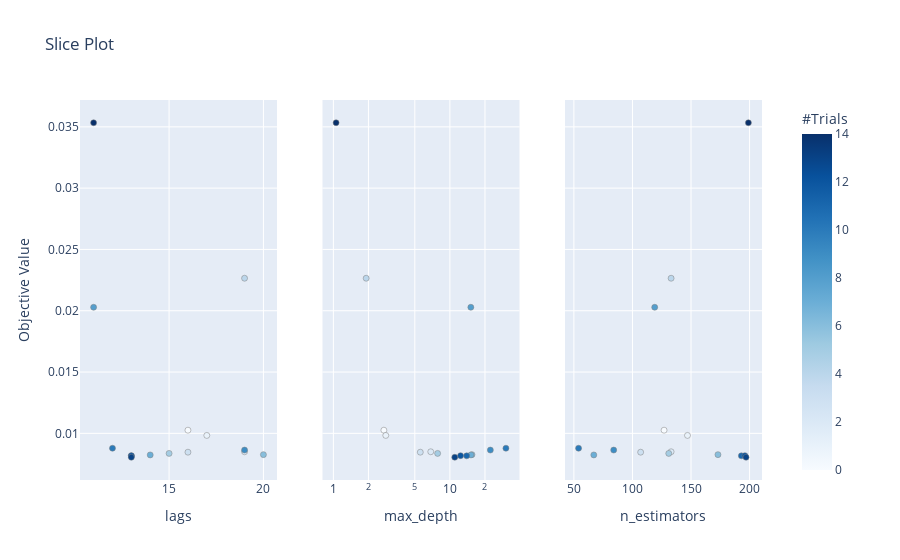

Write notebook code for a chart like this one.
### Code cell
optuna.visualization.plot_slice(study)

### Figure 1 — Plotly figure (JSON) as saved in the notebook; plotly's stock layout.template omitted (floating-point values rounded to 4 significant figures)
{"data": [{"marker": {"color": [0, 1, 2, 3, 4, 5, 6, 7, 8, 9, 10, 11, 12, 13, 14], "colorbar": {"title": {"text": "#Trials"}, "x": 1, "xpad": 40}, "colorscale": [[0, "rgb(247,251,255)"], [0.125, "rgb(222,235,247)"], [0.25, "rgb(198,219,239)"], [0.375, "rgb(158,202,225)"], [0.5, "rgb(107,174,214)"], [0.625, "rgb(66,146,198)"], [0.75, "rgb(33,113,181)"], [0.875, "rgb(8,81,156)"], [1, "rgb(8,48,107)"]], "line": {"color": "Grey", "width": 0.5}, "showscale": true}, "mode": "markers", "showlegend": false, "type": "scatter", "x": [16, 17, 19, 16, 19, 15, 20, 14, 11, 19, 12, 13, 13, 13, 11], "xaxis": "x", "y": [0.01026, 0.009832, 0.008498, 0.008464, 0.02265, 0.008365, 0.008265, 0.00824, 0.02028, 0.008638, 0.008787, 0.008166, 0.008182, 0.008051, 0.03533], "yaxis": "y"}, {"marker": {"color": [0, 1, 2, 3, 4, 5, 6, 7, 8, 9, 10, 11, 12, 13, 14], "colorbar": {"title": {"text": "#Trials"}, "x": 1, "xpad": 40}, "colorscale": [[0, "rgb(247,251,255)"], [0.125, "rgb(222,235,247)"], [0.25, "rgb(198,219,239)"], [0.375, "rgb(158,202,225)"], [0.5, "rgb(107,174,214)"], [0.625, "rgb(66,146,198)"], [0.75, "rgb(33,113,181)"], [0.875, "rgb(8,81,156)"], [1, "rgb(8,48,107)"]], "line": {"color": "Grey", "width": 0.5}, "showscale": false}, "mode": "markers", "showlegend": false, "type": "scatter", "x": [2.713, 2.818, 6.852, 5.574, 1.911, 7.848, 15.47, 15.16, 15.13, 22.25, 30.26, 13.94, 12.36, 11.02, 1.055], "xaxis": "x2", "y": [0.01026, 0.009832, 0.008498, 0.008464, 0.02265, 0.008365, 0.008265, 0.00824, 0.02028, 0.008638, 0.008787, 0.008166, 0.008182, 0.008051, 0.03533], "yaxis": "y2"}, {"marker": {"color": [0, 1, 2, 3, 4, 5, 6, 7, 8, 9, 10, 11, 12, 13, 14], "colorbar": {"title": {"text": "#Trials"}, "x": 1, "xpad": 40}, "colorscale": [[0, "rgb(247,251,255)"], [0.125, "rgb(222,235,247)"], [0.25, "rgb(198,219,239)"], [0.375, "rgb(158,202,225)"], [0.5, "rgb(107,174,214)"], [0.625, "rgb(66,146,198)"], [0.75, "rgb(33,113,181)"], [0.875, "rgb(8,81,156)"], [1, "rgb(8,48,107)"]], "line": {"color": "Grey", "width": 0.5}, "showscale": false}, "mode": "markers", "showlegend": false, "type": "scatter", "x": [127, 147, 133, 107, 133, 131, 173, 67, 119, 84, 54, 193, 196, 197, 199], "xaxis": "x3", "y": [0.01026, 0.009832, 0.008498, 0.008464, 0.02265, 0.008365, 0.008265, 0.00824, 0.02028, 0.008638, 0.008787, 0.008166, 0.008182, 0.008051, 0.03533], "yaxis": "y3"}], "layout": {"title": {"text": "Slice Plot"}, "xaxis": {"anchor": "y", "domain": [0, 0.2889], "title": {"text": "lags"}}, "xaxis2": {"anchor": "y2", "domain": [0.3556, 0.6444], "title": {"text": "max_depth"}, "type": "log"}, "xaxis3": {"anchor": "y3", "domain": [0.7111, 1], "title": {"text": "n_estimators"}}, "yaxis": {"anchor": "x", "domain": [0, 1], "title": {"text": "Objective Value"}}, "yaxis2": {"anchor": "x2", "domain": [0, 1], "matches": "y", "showticklabels": false}, "yaxis3": {"anchor": "x3", "domain": [0, 1], "matches": "y", "showticklabels": false}}}
